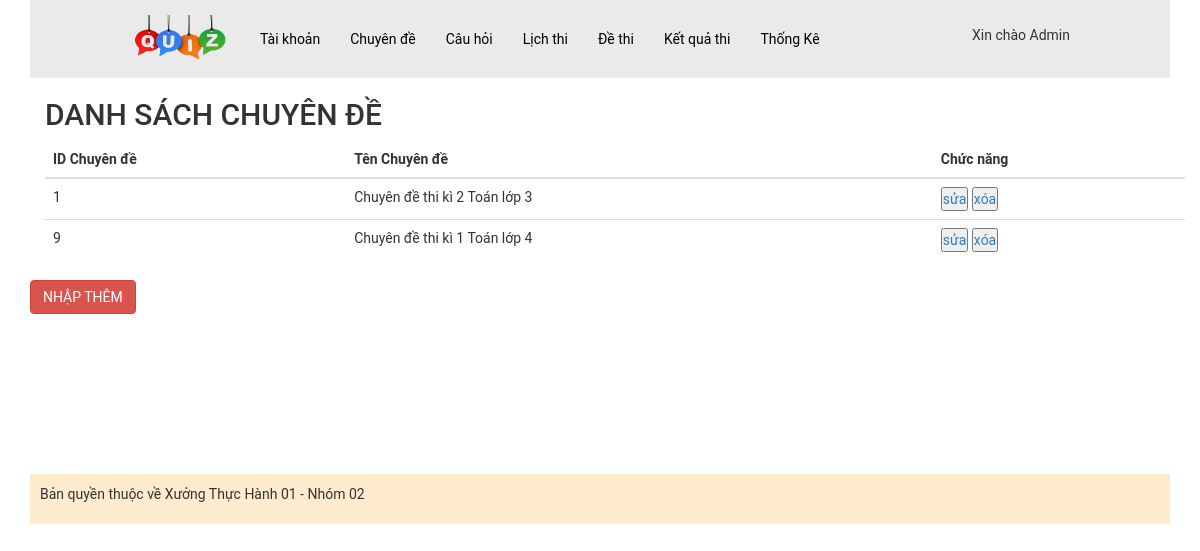
The app's page /admin/index.php?act=dscd (signed in), older data.
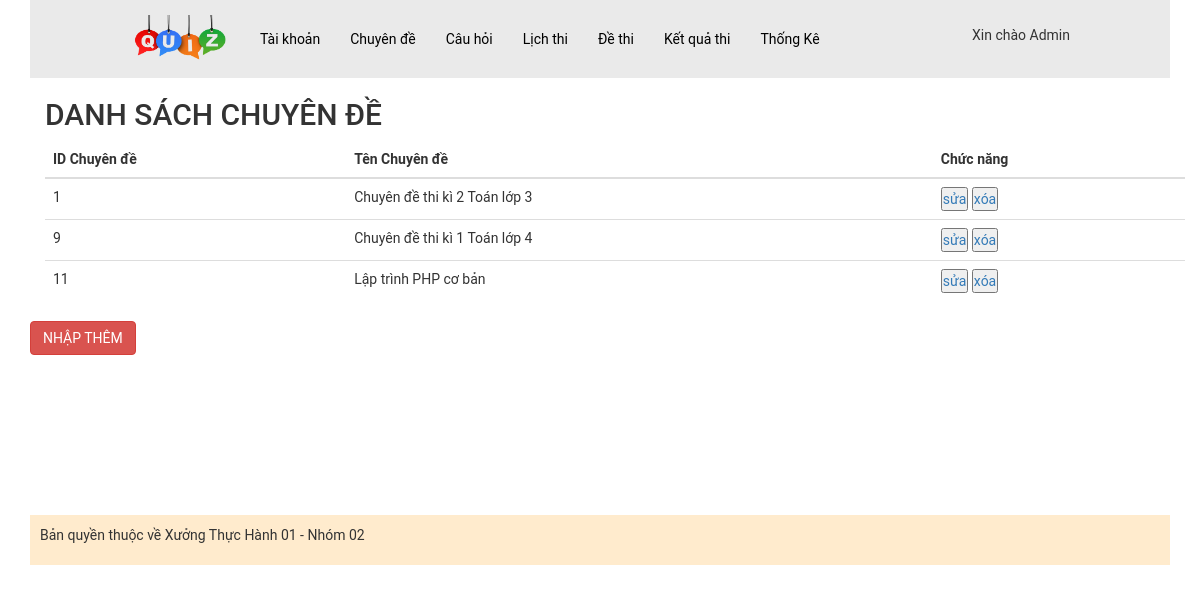
The same page, newer data.
### tables this page shows
CREATE TABLE `chuyende` (
  `id_cd` int(11) NOT NULL,
  `name` varchar(255) NOT NULL COMMENT 'Tên chuyên đề'
);

### model/pdo.php (called while the page is built, shortened)
<?php
function pdo_get_connection(){
    $servername = "localhost";
    $username = "root";
    $password = "";
    try {
        $conn = new PDO("mysql:host=$servername;dbname=xuongth01_02", $username, $password);
        $conn->setAttribute(PDO::ATTR_ERRMODE, PDO::ERRMODE_EXCEPTION);
        return $conn;
    } catch(PDOException $e) {
        echo "Connection failed: " . $e->getMessage();
    }
}
function pdo_query($sql){
    $sql_args=array_slice(func_get_args(),1);
    try{
        $conn=pdo_get_connection();
        $stmt=$conn->prepare($sql);
        $stmt->execute($sql_args);
        $rows=$stmt->fetchAll();
        return $rows;
    }
    catch(PDOException $e){
        throw $e;
    }
    finally{
        unset($conn);
    }
}
?>

### model/chuyende.php (called while the page is built, shortened)
<?php
function loadall_chuyende()
{
    $sql = "select * from chuyende order by id_cd asc";
    $listchuyende = pdo_query($sql);
    return $listchuyende;
}

### admin/chuyende/list-chuyende.php (the view)
<body>
    <div class="container">
        <h2>DANH SÁCH CHUYÊN ĐỀ </h2>
        <table class="table">
            <thead>
                <tr>
                    <th>ID Chuyên đề </th>
                    <th>Tên Chuyên đề </th>
                    <th>Chức năng</th>
                </tr>
            </thead>
            <tbody>
            <?php
                foreach ($listchuyende as $chuyende) {
                    extract($chuyende);
                    $suacd = "index.php?act=suacd&id_cd=" . $id_cd;
                    $xoacd = "index.php?act=xoacd&id_cd=" . $id_cd;
                    echo' <tr>
                    <td>'.$id_cd.'</td>
                    <td>'.$name.'</td>
                    <td><a href="'.$suacd.'"><input type="button" value="sửa"></a> <a href="'.$xoacd.'"><input type="button" value="xóa"></a></td>
                </tr>';
                }
                ?>
            </tbody>
        </table>
        <div class="row mb10">
            <a href="?act=add-chuyende"><button type="button" class="btn btn-danger">NHẬP THÊM</button></a>
        </div>
    </div>
</body>
</html>

Row changes from the older to the newer data that the page shows:
added chuyende: id_cd "11", name "Lập trình PHP cơ bản"
